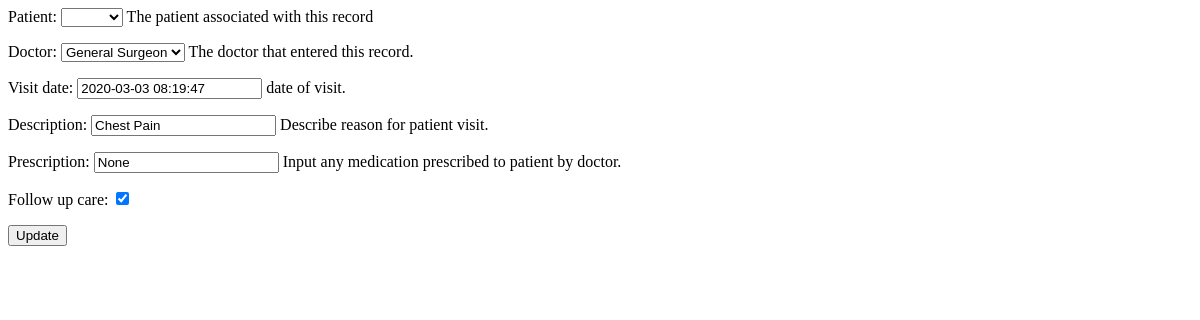
/1/update/, run on an earlier commit of the app's database.
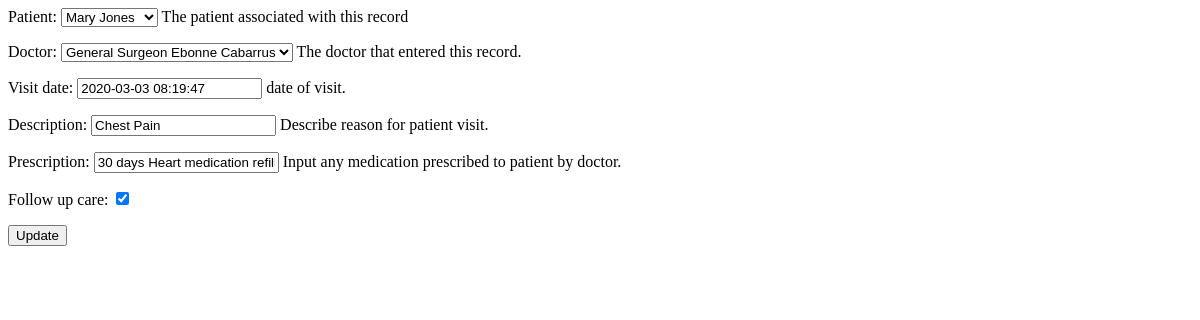
And on a later commit of the database.
### records/models.py (models this page shows, shortened)
class Record(models.Model):
    patient = models.ForeignKey(Patient, on_delete=models.PROTECT,
                               help_text="The patient associated with this record")
    doctor = models.ForeignKey(Doctor, on_delete=models.PROTECT,
                               help_text="The doctor that entered this record.")
    visit_date = models.DateTimeField(help_text='date of visit.')
    description = models.CharField(max_length=500, default=None,
        help_text="Describe reason for patient visit.")
    prescription = models.CharField(max_length=500, default=None,
        help_text="Input any medication prescribed to patient by doctor.")
    follow_up_care = models.BooleanField(default=False)
    created = models.DateTimeField(auto_now_add=True,
                                   help_text="The date and time this page was created. Automatically generated when the model saves.")
    modified = models.DateTimeField(auto_now=True,
                                    help_text="The date and time this page was updated. Automatically generated when the model updates.")

### records/views.py (the view, shortened to what this page needs)
# urls.py: path('<int:pk>/update/', RecordsUpdateView.as_view(), name='records_update'),
class RecordsUpdateView(UpdateView):
    model = Record
    fields = '__all__'
    template_name_suffix = '_update_form'

### records/models.py (called while the page is built)
    def __str__(self):
        return self.first_name + ' ' + self.last_name

    def __str__(self):
        return self.title + " " + self.first_name

### records/templates/records/record_update_form.html
<form method="post">{% csrf_token %}
    {{ form.as_p }}
    <input type="submit" value="Update">
</form>

What changed in the data, as far as the page shows it:
changed Record "Chest Pain": patient (not shown) → "Mary Jones"; doctor "General Surgeon" → "General Surgeon Ebonne Cabarrus"; prescription "None" → "30 days Heart medication refill"
